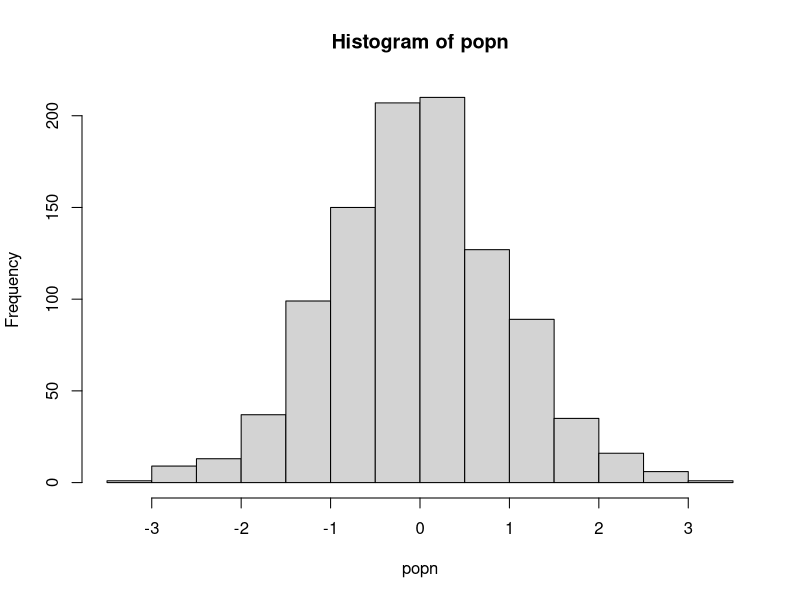

The R script that drew this image:
#!/usr/bin/env R

### Script that demonstrates speed of vectorisation and sapply and lapply functions

# delete everything
rm(list=ls(all=TRUE))

######### Functions ##########

## A function to take a sample of size n from a population "popn" and return its mean
myexperiment <- function(popn, n) {
  pop_sample <- sample(popn, n, replace = FALSE)
  return(mean(pop_sample))
}

## Calculate means using a for loop without preallocation (calls myexperiment)
loopy_sample1 <- function(popn, n, num) {
  result1 <- vector() #Initilise empty vector of size 1
  for(i in 1:num) {
    result1 <- c(result1, myexperiment(popn, n))
  }
  return(result1)
}

## To run "num" iterations of the experiment using a for loop on a vector with preallocation
loopy_sample2 <- function(popn, n, num) {
  result2 <- vector(length=num) #Preallocate expected size
  for (i in 1:num) {
    result2[i] <- myexperiment(popn, n)
  }
  return(result2)
}

## To run "num" iterations of the experiment using a for loop on a list with preallocation
loopy_sample3 <- function(popn, n, num) {
  result3 <- vector("list", num) #Preallocate expected size
  for (i in 1:num) {
    result3[[i]] <- myexperiment(popn, n)
  }
  return(result3)
}

## To run "num" iterations of the experiment using vectorisation with lapply
lapply_sample <- function(popn, n, num) {
  result4 <- lapply(1:num, function(i) myexperiment(popn, n)) #defines function that takes in i and 
  return(result4)
}

## To run "num" iterations of the experiment using vectorisation with sapply
sapply_sample <- function(popn, n, num) {
  result5 <- sapply(1:num, function(i) myexperiment(popn, n))
  return(result5)
}

popn <- rnorm(1000) #Generate population
hist(popn)
n <- 20 #sample size for each experiment
num <- 1000 #number of times to rerun the experiment

print("The loopy, non-preallocation approach takes:" )
print(system.time(loopy_sample1(popn, n, num)))

print("The loopy, but with preallocation approach takes:" )
print(system.time(loopy_sample2(popn, n, num)))

print("The loopy, non-preallocation approach on a list takes:" )
print(system.time(loopy_sample3(popn, n, num)))

print("The vectorized sapply approach takes:" )
print(system.time(sapply_sample(popn, n, num)))

print("The vectorized lapply approach takes:" )
print(system.time(lapply_sample(popn, n, num)))
